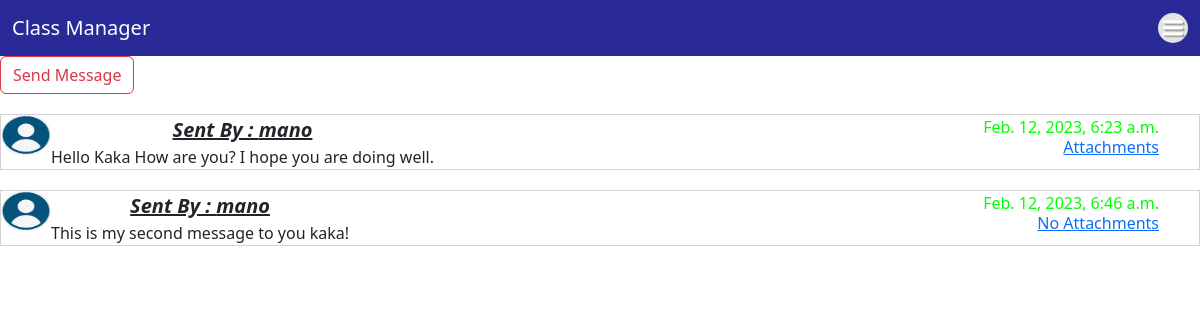
The page /student_app/inbox (signed in) on the database its author committed.
### LOGIN_APP/models.py (models this page shows)
class Message(models.Model):
    user_sender = models.ForeignKey(User,on_delete=models.CASCADE,related_name='sender')
    user_reciever = models.ForeignKey(User,on_delete=models.CASCADE,related_name='user_recipent')
    date_messaged = models.DateTimeField(auto_now_add=True)
    message = models.TextField()
    attachments = models.FileField(blank=True,upload_to='student_assignments')

class User(AbstractUser):
    is_teacher = models.BooleanField(default=False)
    is_student = models.BooleanField(default=False)

### Student_App/views.py (the view)
# urls.py: path('inbox', views.inbox, name='inbox'),
@login_required(login_url='loginapp:Login')
def inbox(request):
    sent_messages = Message.objects.filter(user_sender=request.user)
    recieved_messages = Message.objects.filter(user_reciever=request.user)
    dict = {'sent_messages': sent_messages,
            'recieved_messages': recieved_messages}
    return render(request, 'student_app/inbox.html', dict)

### templates/student_app/inbox.html (shortened to what this page needs)
{% extends 'base.html' %}
{% block bodyblock %}
<a href="{%url 'student_app:message_to_teacher'%}"><button class="btn btn-outline-danger">Send Message</button></a>
{%for x in recieved_messages%}
<div class="main-div">
    <div class="img-div">
        {%if x.profile_pic%}
        <img src="{{x.profile_pic.url}}" class="profile-pic">
        {%else%}
        <img src="/media/student_profile/user.png" class="profile-pic">
        {%endif%}
    </div>
    <div class="text-div">
        <div class="heading-div">
            <span class="user_sender">Sent By : {{x.user_sender}}</span>
        </div>
        <div class="description-div">
            {{x.message}}
        </div>
    </div>
    <div class="date-div">
        {{x.date_messaged}}
    </div>
    <div class="link-div">
        {%if x.attachments%}
        <a href="{{x.attachments.url}}">Attachments</a>
        {%else%}
        <a href="">No Attachments</a>
        {%endif%}
    </div>
</div>
{%endfor%}
{% endblock bodyblock %}

### templates/student_app/inbox.html (style rules this page uses)
.main-div { display: flex; flex-direction: row; justify-content: flex-start; align-items: flex-start; border: 1px solid lightgray; position: relative; margin-top: 20px; }
.text-div { display: flex; flex-direction: column; justify-content: center; align-items: center; }
.profile-pic { width: 50px; height: 40px; border-radius: 25px; }
.user_sender { font-weight: bold; font-style: italic; text-decoration: underline; font-size: 20px; }
.date-div { position: absolute; color: rgb(0, 255, 0); right: 40px; top: 0; }
.link-div { position: absolute; right: 40px; top: 20px; }

### rows shown on the page
Message: user_sender "mano", message "Hello Kaka How are you? I hope you are doing well.", date_messaged "Feb. 12, 2023, 6:23 a.m."
Message: user_sender "mano", message "This is my second message to you kaka!", date_messaged "Feb. 12, 2023, 6:46 a.m.", attachments "No Attachments"
